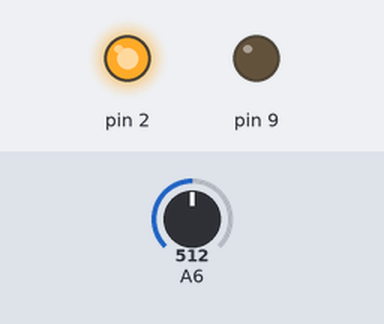
A sketch run on a simulated Arduino Nano, built with avr-gcc and run on an emulated ATmega328P. Shown: output pins drawn as LEDs (lit = HIGH). The test bench sets the inputs (shaded band); at power-on: A6 = 512. What the sketch prints to the serial monitor is not drawn.

Above: at 0.1 s.
Timing chart, 0 to 1.6 s (numbered marks = the images above):
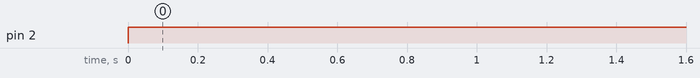

The sketch:

tripwire.ino
```cpp
void setup() {
  // put your setup code here, to run once:
  Serial.begin(9600);
  pinMode(2, OUTPUT);
  pinMode(9, OUTPUT);
}

void loop() {
  // put your main code here, to run repeatedly:
  digitalWrite(2, HIGH);
  Serial.println(analogRead(A6));
  delay(100);
}
```

Measured:
- by itself, pin 2: LOW → HIGH at 0.00 s
